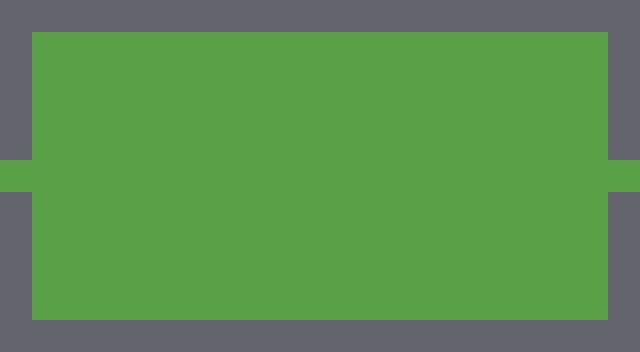

The image is a tile-based game level rendered from a .tmx file. Its description and complete source (layers, tilesets, objects, tile grids) follow:
An orthogonal 20x11 tile map with 32x32 px tiles, 4 tile layers (Sol, Decor, Murs, Dessus) and 4 objects (2x Spawn, 2x Sortie).

<map version="1.10" tiledversion="1.12.2" orientation="orthogonal" renderorder="right-down" width="20" height="11" tilewidth="32" tileheight="32" infinite="0" nextlayerid="6" nextobjectid="5">
 <tileset firstgid="1" source="../tilesets/placeholder_test.tsx" />
 <layer id="1" name="Sol" width="20" height="11">
  <data encoding="csv">
1,1,1,1,1,1,1,1,1,1,1,1,1,1,1,1,1,1,1,1,
1,1,1,1,1,1,1,1,1,1,1,1,1,1,1,1,1,1,1,1,
1,1,1,1,1,1,1,1,1,1,1,1,1,1,1,1,1,1,1,1,
1,1,1,1,1,1,1,1,1,1,1,1,1,1,1,1,1,1,1,1,
1,1,1,1,1,1,1,1,1,1,1,1,1,1,1,1,1,1,1,1,
1,1,1,1,1,1,1,1,1,1,1,1,1,1,1,1,1,1,1,1,
1,1,1,1,1,1,1,1,1,1,1,1,1,1,1,1,1,1,1,1,
1,1,1,1,1,1,1,1,1,1,1,1,1,1,1,1,1,1,1,1,
1,1,1,1,1,1,1,1,1,1,1,1,1,1,1,1,1,1,1,1,
1,1,1,1,1,1,1,1,1,1,1,1,1,1,1,1,1,1,1,1,
1,1,1,1,1,1,1,1,1,1,1,1,1,1,1,1,1,1,1,1
</data>
 </layer>
 <layer id="2" name="Decor" width="20" height="11">
  <data encoding="csv">
0,0,0,0,0,0,0,0,0,0,0,0,0,0,0,0,0,0,0,0,
0,0,0,0,0,0,0,0,0,0,0,0,0,0,0,0,0,0,0,0,
0,0,0,0,0,0,0,0,0,0,0,0,0,0,0,0,0,0,0,0,
0,0,0,0,0,0,0,0,0,0,0,0,0,0,0,0,0,0,0,0,
0,0,0,0,0,0,0,0,0,0,0,0,0,0,0,0,0,0,0,0,
0,0,0,0,0,0,0,0,0,0,0,0,0,0,0,0,0,0,0,0,
0,0,0,0,0,0,0,0,0,0,0,0,0,0,0,0,0,0,0,0,
0,0,0,0,0,0,0,0,0,0,0,0,0,0,0,0,0,0,0,0,
0,0,0,0,0,0,0,0,0,0,0,0,0,0,0,0,0,0,0,0,
0,0,0,0,0,0,0,0,0,0,0,0,0,0,0,0,0,0,0,0,
0,0,0,0,0,0,0,0,0,0,0,0,0,0,0,0,0,0,0,0
</data>
 </layer>
 <layer id="3" name="Murs" width="20" height="11">
  <data encoding="csv">
4,4,4,4,4,4,4,4,4,4,4,4,4,4,4,4,4,4,4,4,
4,0,0,0,0,0,0,0,0,0,0,0,0,0,0,0,0,0,0,4,
4,0,0,0,0,0,0,0,0,0,0,0,0,0,0,0,0,0,0,4,
4,0,0,0,0,0,0,0,0,0,0,0,0,0,0,0,0,0,0,4,
4,0,0,0,0,0,0,0,0,0,0,0,0,0,0,0,0,0,0,4,
0,0,0,0,0,0,0,0,0,0,0,0,0,0,0,0,0,0,0,0,
4,0,0,0,0,0,0,0,0,0,0,0,0,0,0,0,0,0,0,4,
4,0,0,0,0,0,0,0,0,0,0,0,0,0,0,0,0,0,0,4,
4,0,0,0,0,0,0,0,0,0,0,0,0,0,0,0,0,0,0,4,
4,0,0,0,0,0,0,0,0,0,0,0,0,0,0,0,0,0,0,4,
4,4,4,4,4,4,4,4,4,4,4,4,4,4,4,4,4,4,4,4
</data>
 </layer>
 <objectgroup id="4" name="Objets">
  <object id="1" type="Spawn" x="96" y="176">
   <properties>
    <property name="id" value="depuis_salle2" />
   </properties>
   <point />
  </object>
  <object id="2" type="Sortie" x="0" y="160" width="32" height="32">
   <properties>
    <property name="cible_carte" value="res://scenes/rooms/salle_test2_room.tscn" />
    <property name="cible_spawn" value="depuis_salle3" />
    <property name="godot_node_type" value="area" />
   </properties>
  </object>
  <object id="3" type="Sortie" x="608" y="160" width="32" height="32">
   <properties>
    <property name="cible_carte" value="res://scenes/rooms/arene_room.tscn" />
    <property name="cible_spawn" value="depuis_salle3" />
    <property name="godot_node_type" value="area" />
   </properties>
  </object>
  <object id="4" type="Spawn" x="560" y="176">
   <properties>
    <property name="id" value="depuis_arene" />
   </properties>
   <point />
  </object>
 </objectgroup>
 <layer id="5" name="Dessus" width="20" height="11">
  <data encoding="csv">
0,0,0,0,0,0,0,0,0,0,0,0,0,0,0,0,0,0,0,0,
0,0,0,0,0,0,0,0,0,0,0,0,0,0,0,0,0,0,0,0,
0,0,0,0,0,0,0,0,0,0,0,0,0,0,0,0,0,0,0,0,
0,0,0,0,0,0,0,0,0,0,0,0,0,0,0,0,0,0,0,0,
0,0,0,0,0,0,0,0,0,0,0,0,0,0,0,0,0,0,0,0,
0,0,0,0,0,0,0,0,0,0,0,0,0,0,0,0,0,0,0,0,
0,0,0,0,0,0,0,0,0,0,0,0,0,0,0,0,0,0,0,0,
0,0,0,0,0,0,0,0,0,0,0,0,0,0,0,0,0,0,0,0,
0,0,0,0,0,0,0,0,0,0,0,0,0,0,0,0,0,0,0,0,
0,0,0,0,0,0,0,0,0,0,0,0,0,0,0,0,0,0,0,0,
0,0,0,0,0,0,0,0,0,0,0,0,0,0,0,0,0,0,0,0
</data>
 </layer>
</map>
